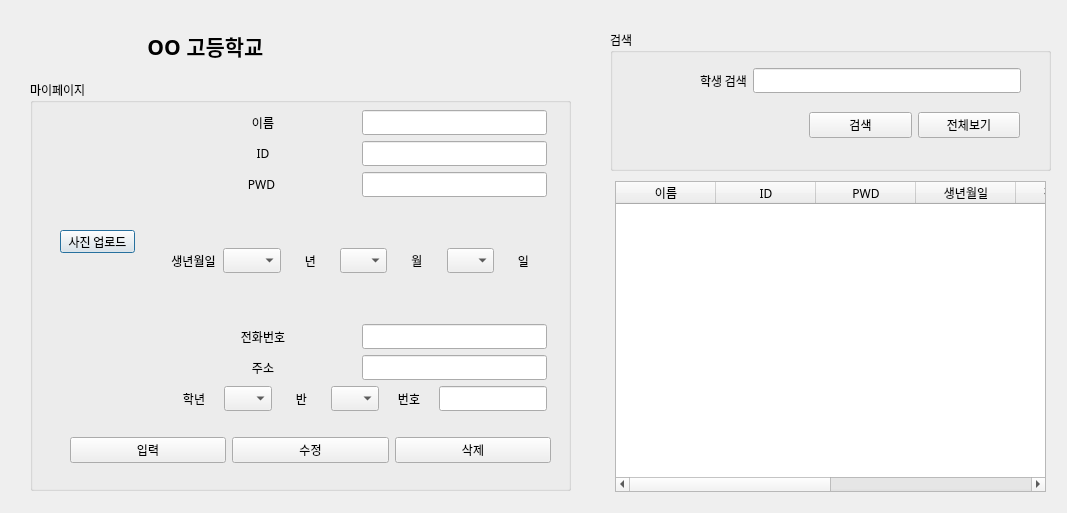
<?xml version="1.0" encoding="UTF-8"?>
<ui version="4.0">
 <class>Dialog</class>
 <widget class="QDialog" name="Dialog">
  <property name="geometry">
   <rect>
    <x>0</x>
    <y>0</y>
    <width>1067</width>
    <height>513</height>
   </rect>
  </property>
  <property name="font">
   <font>
    <family>D2Coding</family>
   </font>
  </property>
  <property name="windowTitle">
   <string>OO고등학교 출결관리앱</string>
  </property>
  <widget class="QLabel" name="label">
   <property name="geometry">
    <rect>
     <x>50</x>
     <y>20</y>
     <width>56</width>
     <height>51</height>
    </rect>
   </property>
   <property name="text">
    <string/>
   </property>
   <property name="pixmap">
    <pixmap>../image/다운로드 (7).png</pixmap>
   </property>
   <property name="alignment">
    <set>Qt::AlignCenter</set>
   </property>
  </widget>
  <widget class="QLabel" name="label_2">
   <property name="geometry">
    <rect>
     <x>130</x>
     <y>20</y>
     <width>151</width>
     <height>51</height>
    </rect>
   </property>
   <property name="font">
    <font>
     <pointsize>16</pointsize>
     <weight>75</weight>
     <bold>true</bold>
    </font>
   </property>
   <property name="text">
    <string>OO 고등학교</string>
   </property>
   <property name="alignment">
    <set>Qt::AlignCenter</set>
   </property>
  </widget>
  <widget class="QGroupBox" name="groupBox">
   <property name="geometry">
    <rect>
     <x>30</x>
     <y>80</y>
     <width>541</width>
     <height>411</height>
    </rect>
   </property>
   <property name="title">
    <string>마이페이지</string>
   </property>
   <widget class="QLabel" name="photo_label">
    <property name="geometry">
     <rect>
      <x>20</x>
      <y>40</y>
      <width>110</width>
      <height>100</height>
     </rect>
    </property>
    <property name="text">
     <string/>
    </property>
    <property name="pixmap">
     <pixmap>../image/다운로드 (9).png</pixmap>
    </property>
   </widget>
   <widget class="QPushButton" name="btn_upload">
    <property name="geometry">
     <rect>
      <x>30</x>
      <y>150</y>
      <width>75</width>
      <height>23</height>
     </rect>
    </property>
    <property name="text">
     <string>사진 업로드</string>
    </property>
   </widget>
   <widget class="QWidget" name="verticalLayoutWidget">
    <property name="geometry">
     <rect>
      <x>140</x>
      <y>30</y>
      <width>377</width>
      <height>301</height>
     </rect>
    </property>
    <layout class="QVBoxLayout" name="verticalLayout">
     <item>
      <layout class="QHBoxLayout" name="horizontalLayout_3">
       <item>
        <widget class="QLabel" name="label_13">
         <property name="text">
          <string>이름</string>
         </property>
         <property name="alignment">
          <set>Qt::AlignCenter</set>
         </property>
        </widget>
       </item>
       <item>
        <widget class="QLineEdit" name="std_name">
         <property name="sizePolicy">
          <sizepolicy hsizetype="Preferred" vsizetype="Fixed">
           <horstretch>0</horstretch>
           <verstretch>0</verstretch>
          </sizepolicy>
         </property>
        </widget>
       </item>
      </layout>
     </item>
     <item>
      <layout class="QHBoxLayout" name="horizontalLayout_4">
       <item>
        <widget class="QLabel" name="label_6">
         <property name="text">
          <string>ID</string>
         </property>
         <property name="alignment">
          <set>Qt::AlignCenter</set>
         </property>
        </widget>
       </item>
       <item>
        <widget class="QLineEdit" name="std_id">
         <property name="sizePolicy">
          <sizepolicy hsizetype="Preferred" vsizetype="Fixed">
           <horstretch>0</horstretch>
           <verstretch>0</verstretch>
          </sizepolicy>
         </property>
        </widget>
       </item>
      </layout>
     </item>
     <item>
      <layout class="QHBoxLayout" name="horizontalLayout_10">
       <item>
        <widget class="QLabel" name="label_7">
         <property name="text">
          <string>PWD </string>
         </property>
         <property name="alignment">
          <set>Qt::AlignCenter</set>
         </property>
        </widget>
       </item>
       <item>
        <widget class="QLineEdit" name="std_pwd">
         <property name="sizePolicy">
          <sizepolicy hsizetype="Preferred" vsizetype="Fixed">
           <horstretch>0</horstretch>
           <verstretch>0</verstretch>
          </sizepolicy>
         </property>
        </widget>
       </item>
      </layout>
     </item>
     <item>
      <layout class="QHBoxLayout" name="horizontalLayout_5">
       <item>
        <widget class="QLabel" name="label_8">
         <property name="text">
          <string>생년월일</string>
         </property>
         <property name="alignment">
          <set>Qt::AlignCenter</set>
         </property>
        </widget>
       </item>
       <item>
        <widget class="QComboBox" name="cmb_year">
         <item>
          <property name="text">
           <string/>
          </property>
         </item>
         <item>
          <property name="text">
           <string>2011</string>
          </property>
         </item>
         <item>
          <property name="text">
           <string>2010</string>
          </property>
         </item>
         <item>
          <property name="text">
           <string>2009</string>
          </property>
         </item>
         <item>
          <property name="text">
           <string>2008</string>
          </property>
         </item>
         <item>
          <property name="text">
           <string>2007</string>
          </property>
         </item>
         <item>
          <property name="text">
           <string>2006</string>
          </property>
         </item>
         <item>
          <property name="text">
           <string>2005</string>
          </property>
         </item>
         <item>
          <property name="text">
           <string>2004</string>
          </property>
         </item>
         <item>
          <property name="text">
           <string>2003</string>
          </property>
         </item>
         <item>
          <property name="text">
           <string>2002</string>
          </property>
         </item>
         <item>
          <property name="text">
           <string>2001</string>
          </property>
         </item>
         <item>
          <property name="text">
           <string>2000</string>
          </property>
         </item>
         <item>
          <property name="text">
           <string>1999</string>
          </property>
         </item>
         <item>
          <property name="text">
           <string>1998</string>
          </property>
         </item>
         <item>
          <property name="text">
           <string>1997</string>
          </property>
         </item>
         <item>
          <property name="text">
           <string>1996</string>
          </property>
         </item>
         <item>
          <property name="text">
           <string>1995</string>
          </property>
         </item>
         <item>
          <property name="text">
           <string>1994</string>
          </property>
         </item>
         <item>
          <property name="text">
           <string>1993</string>
          </property>
         </item>
         <item>
          <property name="text">
           <string>1992</string>
          </property>
         </item>
         <item>
          <property name="text">
           <string>1991</string>
          </property>
         </item>
         <item>
          <property name="text">
           <string>1990</string>
          </property>
         </item>
         <item>
          <property name="text">
           <string>1989</string>
          </property>
         </item>
         <item>
          <property name="text">
           <string>1988</string>
          </property>
         </item>
         <item>
          <property name="text">
           <string>1987</string>
          </property>
         </item>
         <item>
          <property name="text">
           <string>1986</string>
          </property>
         </item>
         <item>
          <property name="text">
           <string>1985</string>
          </property>
         </item>
         <item>
          <property name="text">
           <string>1984</string>
          </property>
         </item>
         <item>
          <property name="text">
           <string>1983</string>
          </property>
         </item>
         <item>
          <property name="text">
           <string>1982</string>
          </property>
         </item>
         <item>
          <property name="text">
           <string>1981</string>
          </property>
         </item>
         <item>
          <property name="text">
           <string>1980</string>
          </property>
         </item>
         <item>
          <property name="text">
           <string>1979</string>
          </property>
         </item>
         <item>
          <property name="text">
           <string>1978</string>
          </property>
         </item>
         <item>
          <property name="text">
           <string>1977</string>
          </property>
         </item>
         <item>
          <property name="text">
           <string>1976</string>
          </property>
         </item>
         <item>
          <property name="text">
           <string>1975</string>
          </property>
         </item>
         <item>
          <property name="text">
           <string>1974</string>
          </property>
         </item>
         <item>
          <property name="text">
           <string>1973</string>
          </property>
         </item>
         <item>
          <property name="text">
           <string>1972</string>
          </property>
         </item>
         <item>
          <property name="text">
           <string>1971</string>
          </property>
         </item>
         <item>
          <property name="text">
           <string>1970</string>
          </property>
         </item>
         <item>
          <property name="text">
           <string>1969</string>
          </property>
         </item>
         <item>
          <property name="text">
           <string>1968</string>
          </property>
         </item>
         <item>
          <property name="text">
           <string>1967</string>
          </property>
         </item>
         <item>
          <property name="text">
           <string>1966</string>
          </property>
         </item>
         <item>
          <property name="text">
           <string>1965</string>
          </property>
         </item>
         <item>
          <property name="text">
           <string>1964</string>
          </property>
         </item>
         <item>
          <property name="text">
           <string>1963</string>
          </property>
         </item>
         <item>
          <property name="text">
           <string>1962</string>
          </property>
         </item>
         <item>
          <property name="text">
           <string>1961</string>
          </property>
         </item>
         <item>
          <property name="text">
           <string>1960</string>
          </property>
         </item>
        </widget>
       </item>
       <item>
        <widget class="QLabel" name="label_14">
         <property name="text">
          <string>년</string>
         </property>
         <property name="alignment">
          <set>Qt::AlignCenter</set>
         </property>
        </widget>
       </item>
       <item>
        <widget class="QComboBox" name="cmb_month">
         <item>
          <property name="text">
           <string/>
          </property>
         </item>
         <item>
          <property name="text">
           <string>1</string>
          </property>
         </item>
         <item>
          <property name="text">
           <string>2</string>
          </property>
         </item>
         <item>
          <property name="text">
           <string>3</string>
          </property>
         </item>
         <item>
          <property name="text">
           <string>4</string>
          </property>
         </item>
         <item>
          <property name="text">
           <string>5</string>
          </property>
         </item>
         <item>
          <property name="text">
           <string>6</string>
          </property>
         </item>
         <item>
          <property name="text">
           <string>7</string>
          </property>
         </item>
         <item>
          <property name="text">
           <string>8</string>
          </property>
         </item>
         <item>
          <property name="text">
           <string>9</string>
          </property>
         </item>
         <item>
          <property name="text">
           <string>10</string>
          </property>
         </item>
         <item>
          <property name="text">
           <string>11</string>
          </property>
         </item>
         <item>
          <property name="text">
           <string>12</string>
          </property>
         </item>
        </widget>
       </item>
       <item>
        <widget class="QLabel" name="label_15">
         <property name="text">
          <string>월</string>
         </property>
         <property name="alignment">
          <set>Qt::AlignCenter</set>
         </property>
        </widget>
       </item>
       <item>
        <widget class="QComboBox" name="cmb_day">
         <item>
          <property name="text">
           <string/>
          </property>
         </item>
         <item>
          <property name="text">
           <string>1</string>
          </property>
         </item>
         <item>
          <property name="text">
           <string>2</string>
          </property>
         </item>
         <item>
          <property name="text">
           <string>3</string>
          </property>
         </item>
         <item>
          <property name="text">
           <string>4</string>
          </property>
         </item>
         <item>
          <property name="text">
           <string>5</string>
          </property>
         </item>
         <item>
          <property name="text">
           <string>6</string>
          </property>
         </item>
         <item>
          <property name="text">
           <string>7</string>
          </property>
         </item>
         <item>
          <property name="text">
           <string>8</string>
          </property>
         </item>
         <item>
          <property name="text">
           <string>9</string>
          </property>
         </item>
         <item>
          <property name="text">
           <string>10</string>
          </property>
         </item>
         <item>
          <property name="text">
           <string>11</string>
          </property>
         </item>
         <item>
          <property name="text">
           <string>12</string>
          </property>
         </item>
         <item>
          <property name="text">
           <string>13</string>
          </property>
         </item>
         <item>
          <property name="text">
           <string>14</string>
          </property>
         </item>
         <item>
          <property name="text">
           <string>15</string>
          </property>
         </item>
         <item>
          <property name="text">
           <string>16</string>
          </property>
         </item>
         <item>
          <property name="text">
           <string>17</string>
          </property>
         </item>
         <item>
          <property name="text">
           <string>18</string>
          </property>
         </item>
         <item>
          <property name="text">
           <string>19</string>
          </property>
         </item>
         <item>
          <property name="text">
           <string>20</string>
          </property>
         </item>
         <item>
          <property name="text">
           <string>21</string>
          </property>
         </item>
         <item>
          <property name="text">
           <string>22</string>
          </property>
         </item>
         <item>
          <property name="text">
           <string>23</string>
          </property>
         </item>
         <item>
          <property name="text">
           <string>24</string>
          </property>
         </item>
         <item>
          <property name="text">
           <string>25</string>
          </property>
         </item>
         <item>
          <property name="text">
           <string>26</string>
          </property>
         </item>
         <item>
          <property name="text">
           <string>27</string>
          </property>
         </item>
         <item>
          <property name="text">
           <string>28</string>
          </property>
         </item>
         <item>
          <property name="text">
           <string>29</string>
          </property>
         </item>
         <item>
          <property name="text">
           <string>30</string>
          </property>
         </item>
         <item>
          <property name="text">
           <string>31</string>
          </property>
         </item>
        </widget>
       </item>
       <item>
        <widget class="QLabel" name="label_16">
         <property name="text">
          <string>일</string>
         </property>
         <property name="alignment">
          <set>Qt::AlignCenter</set>
         </property>
        </widget>
       </item>
      </layout>
     </item>
     <item>
      <layout class="QHBoxLayout" name="horizontalLayout_7">
       <item>
        <widget class="QLabel" name="label_9">
         <property name="text">
          <string>전화번호</string>
         </property>
         <property name="alignment">
          <set>Qt::AlignCenter</set>
         </property>
        </widget>
       </item>
       <item>
        <widget class="QLineEdit" name="std_tel">
         <property name="sizePolicy">
          <sizepolicy hsizetype="Preferred" vsizetype="Fixed">
           <horstretch>0</horstretch>
           <verstretch>0</verstretch>
          </sizepolicy>
         </property>
        </widget>
       </item>
      </layout>
     </item>
     <item>
      <layout class="QHBoxLayout" name="horizontalLayout_9">
       <item>
        <widget class="QLabel" name="label_10">
         <property name="text">
          <string>주소</string>
         </property>
         <property name="alignment">
          <set>Qt::AlignCenter</set>
         </property>
        </widget>
       </item>
       <item>
        <widget class="QLineEdit" name="std_addr">
         <property name="sizePolicy">
          <sizepolicy hsizetype="Preferred" vsizetype="Fixed">
           <horstretch>0</horstretch>
           <verstretch>0</verstretch>
          </sizepolicy>
         </property>
        </widget>
       </item>
      </layout>
     </item>
     <item>
      <layout class="QHBoxLayout" name="horizontalLayout_6">
       <item>
        <widget class="QLabel" name="label_12">
         <property name="text">
          <string>학년</string>
         </property>
         <property name="alignment">
          <set>Qt::AlignCenter</set>
         </property>
        </widget>
       </item>
       <item>
        <widget class="QComboBox" name="std_grade">
         <item>
          <property name="text">
           <string/>
          </property>
         </item>
         <item>
          <property name="text">
           <string>1</string>
          </property>
         </item>
         <item>
          <property name="text">
           <string>2</string>
          </property>
         </item>
         <item>
          <property name="text">
           <string>3</string>
          </property>
         </item>
        </widget>
       </item>
       <item>
        <widget class="QLabel" name="label_5">
         <property name="text">
          <string>반</string>
         </property>
         <property name="alignment">
          <set>Qt::AlignCenter</set>
         </property>
        </widget>
       </item>
       <item>
        <widget class="QComboBox" name="cmb_class">
         <item>
          <property name="text">
           <string/>
          </property>
         </item>
         <item>
          <property name="text">
           <string>1</string>
          </property>
         </item>
         <item>
          <property name="text">
           <string>2</string>
          </property>
         </item>
         <item>
          <property name="text">
           <string>3</string>
          </property>
         </item>
         <item>
          <property name="text">
           <string>4</string>
          </property>
         </item>
         <item>
          <property name="text">
           <string>5</string>
          </property>
         </item>
         <item>
          <property name="text">
           <string>6</string>
          </property>
         </item>
         <item>
          <property name="text">
           <string>7</string>
          </property>
         </item>
         <item>
          <property name="text">
           <string>8</string>
          </property>
         </item>
         <item>
          <property name="text">
           <string>9</string>
          </property>
         </item>
         <item>
          <property name="text">
           <string>10</string>
          </property>
         </item>
        </widget>
       </item>
       <item>
        <widget class="QLabel" name="label_11">
         <property name="text">
          <string>번호</string>
         </property>
         <property name="alignment">
          <set>Qt::AlignCenter</set>
         </property>
        </widget>
       </item>
       <item>
        <widget class="QLineEdit" name="std_number">
         <property name="sizePolicy">
          <sizepolicy hsizetype="Preferred" vsizetype="Fixed">
           <horstretch>0</horstretch>
           <verstretch>0</verstretch>
          </sizepolicy>
         </property>
        </widget>
       </item>
      </layout>
     </item>
    </layout>
   </widget>
   <widget class="QWidget" name="horizontalLayoutWidget_11">
    <property name="geometry">
     <rect>
      <x>40</x>
      <y>350</y>
      <width>481</width>
      <height>41</height>
     </rect>
    </property>
    <layout class="QHBoxLayout" name="horizontalLayout_11">
     <item>
      <widget class="QPushButton" name="btn_insert">
       <property name="text">
        <string>입력</string>
       </property>
      </widget>
     </item>
     <item>
      <widget class="QPushButton" name="btn_update">
       <property name="text">
        <string>수정</string>
       </property>
      </widget>
     </item>
     <item>
      <widget class="QPushButton" name="btn_delete">
       <property name="text">
        <string>삭제</string>
       </property>
      </widget>
     </item>
    </layout>
   </widget>
  </widget>
  <widget class="QGroupBox" name="groupBox_2">
   <property name="geometry">
    <rect>
     <x>610</x>
     <y>30</y>
     <width>441</width>
     <height>141</height>
    </rect>
   </property>
   <property name="title">
    <string>검색</string>
   </property>
   <widget class="QWidget" name="horizontalLayoutWidget">
    <property name="geometry">
     <rect>
      <x>90</x>
      <y>30</y>
      <width>321</width>
      <height>41</height>
     </rect>
    </property>
    <layout class="QHBoxLayout" name="horizontalLayout">
     <item>
      <widget class="QLabel" name="label_4">
       <property name="text">
        <string>학생 검색</string>
       </property>
      </widget>
     </item>
     <item>
      <widget class="QLineEdit" name="input_std_name">
       <property name="sizePolicy">
        <sizepolicy hsizetype="Expanding" vsizetype="Fixed">
         <horstretch>0</horstretch>
         <verstretch>0</verstretch>
        </sizepolicy>
       </property>
      </widget>
     </item>
    </layout>
   </widget>
   <widget class="QWidget" name="horizontalLayoutWidget_2">
    <property name="geometry">
     <rect>
      <x>199</x>
      <y>80</y>
      <width>211</width>
      <height>31</height>
     </rect>
    </property>
    <layout class="QHBoxLayout" name="horizontalLayout_2">
     <item>
      <widget class="QPushButton" name="btn_search">
       <property name="text">
        <string>검색</string>
       </property>
      </widget>
     </item>
     <item>
      <widget class="QPushButton" name="btn_show_all">
       <property name="text">
        <string>전체보기</string>
       </property>
      </widget>
     </item>
    </layout>
   </widget>
  </widget>
  <widget class="QTableWidget" name="btlstudent">
   <property name="geometry">
    <rect>
     <x>615</x>
     <y>181</y>
     <width>431</width>
     <height>311</height>
    </rect>
   </property>
   <column>
    <property name="text">
     <string>이름</string>
    </property>
   </column>
   <column>
    <property name="text">
     <string>ID</string>
    </property>
   </column>
   <column>
    <property name="text">
     <string>PWD</string>
    </property>
   </column>
   <column>
    <property name="text">
     <string>생년월일</string>
    </property>
   </column>
   <column>
    <property name="text">
     <string>전화번호</string>
    </property>
   </column>
   <column>
    <property name="text">
     <string>주소</string>
    </property>
   </column>
   <column>
    <property name="text">
     <string>반</string>
    </property>
   </column>
   <column>
    <property name="text">
     <string>번호</string>
    </property>
   </column>
  </widget>
 </widget>
 <resources/>
 <connections/>
</ui>
